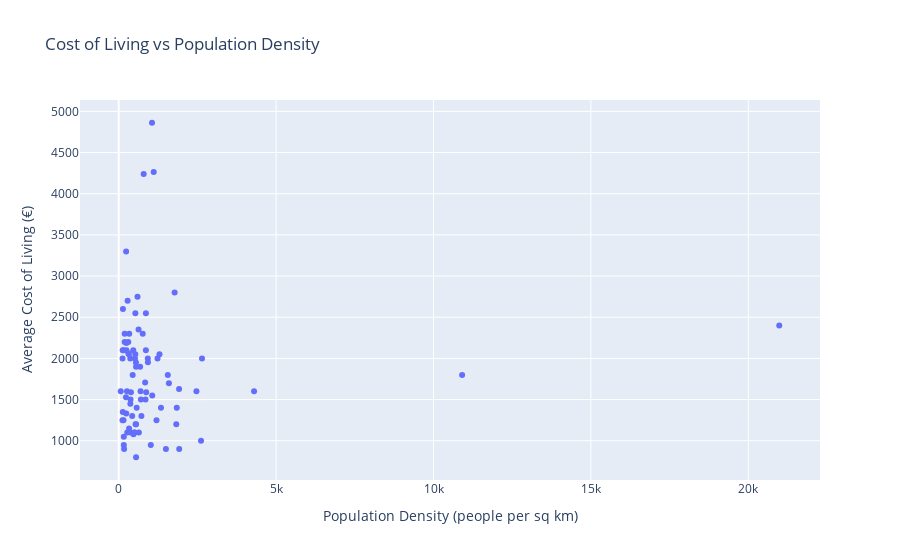

Write notebook code for a chart like this one.
### Markdown cell above
#### 1.5.1 Cost of Living vs Population Density

### Code cell
fig2 = px.scatter(city_data, x='Population Density', y='Average Cost of Living', title ='Cost of Living vs Population Density', labels={'Population Density':'Population Density (people per sq km)', 'Average Cost of Living':'Average Cost of Living (€)'}, hover_name='City', hover_data=['Country'])
fig2.show()

### Figure 1 — Plotly figure (JSON) as saved in the notebook; plotly's stock layout.template omitted (floating-point values rounded to 4 significant figures)
{"data": [{"customdata": [["Austria"], ["Austria"], ["Belgium"], ["Belgium"], ["Belgium"], ["Belgium"], ["Bulgaria"], ["Bulgaria"], ["Croatia"], ["Croatia"], ["Cyprus"], ["Cyprus"], ["Czechia"], ["Czechia"], ["Denmark"], ["Denmark"], ["Estonia"], ["Finland"], ["Finland"], ["France"], ["France"], ["France"], ["Germany"], ["Germany"], ["Germany"], ["Germany"], ["Germany"], ["Germany"], ["Germany"], ["Germany"], ["Germany"], ["Germany"], ["Greece"], ["Greece"], ["Hungary"], ["Hungary"], ["Hungary"], ["Ireland"], ["Ireland"], ["Italy"], ["Italy"], ["Italy"], ["Italy"], ["Italy"], ["Italy"], ["Latvia"], ["Luxembourg"], ["Malta"], ["Netherlands"], ["Netherlands"], ["Netherlands"], ["Netherlands"], ["Netherlands"], ["Norway"], ["Norway"], ["Norway"], ["Poland"], ["Poland"], ["Poland"], ["Portugal"], ["Portugal"], ["Portugal"], ["Portugal"], ["Romania"], ["Slovak Republic"], ["Slovenia"], ["Spain"], ["Spain"], ["Spain"], ["Spain"], ["Spain"], ["Sweden"], ["Sweden"], ["Sweden"], ["Switzerland"], ["Switzerland"], ["Switzerland"], ["Turkiye"], ["Turkiye"], ["United Kingdom"], ["United Kingdom"], ["United Kingdom"], ["United Kingdom"], ["United Kingdom"]], "hovertemplate": "<b>%{hovertext}</b><br><br>Population Density (people per sq km)=%{x}<br>Average Cost of Living (€)=%{y}<br>Country=%{customdata[0]}<extra></extra>", "hovertext": ["Salzburg", "Vienna", "Antwerp", "Bruges", "Brussels", "Gent", "Dobrich", "Sofia", "Split", "Zagreb", "Lefkosia", "Lemesos", "Ostrava", "Prague", "Copenhagen", "Odense", "Tallinn", "Helsinki", "Tampere", "Lyon", "Paris", "Toulouse", "Berlin", "Cologne", "Dresden", "Dusseldorf", "Frankfurt am Main", "Hamburg", "Hanover", "Leipzig", "Munich", "Stuttgart", "Athens", "Thessaloniki", "Budapest", "Debrecen", "Miskolc", "Cork", "Dublin", "Florence", "Milan", "Naples", "Rome", "Turin", "Venice", "Riga", "Luxembourg", "Malta", "Amsterdam", "Eindhoven", "Rotterdam", "The Hague", "Utrecht", "Bergen", "Oslo", "Stavanger", "Cracow", "Lodz", "Warsaw", "Braga", "Coimbra", "Lisbon", "Porto", "Giroc", "Bratislava", "Ljubljana", "Barcelona", "Madrid", "Malaga", "Seville", "Valencia", "Gothenburg", "Malmo", "Stockholm", "Basel", "Geneva", "Zurich", "Adana", "Ankara", "Edinburgh", "Glasgow", "Leeds", "Liverpool", "London"], "legendgroup": "", "marker": {"color": "#636efa", "symbol": "circle"}, "mode": "markers", "name": "", "orientation": "v", "showlegend": false, "type": "scatter", "x": [243.0, 310.0, 928.0, 840.0, 681.0, 552.0, 640.0, 272.0, 120.0, 240.0, 130.0, 190.0, 499.0, 388.0, 598.0, 160.0, 2469.0, 322.0, 65.0, 10910.0, 20980.0, 4300.0, 304.0, 1233.0, 231.0, 1295.0, 631.0, 461.0, 444.0, 263.0, 529.0, 763.0, 1829.0, 381.0, 469.0, 163.0, 172.0, 134.0, 283.0, 429.0, 1595.0, 2615.0, 704.0, 1020.0, 852.0, 152.0, 236.0, 1845.0, 864.0, 551.0, 864.0, 2646.0, 924.0, 126.0, 189.0, 122.0, 376.0, 536.0, 370.0, 501.0, 162.0, 695.0, 1343.0, 1500.0, 1201.0, 1065.0, 1918.0, 873.0, 571.0, 330.0, 722.0, 245.0, 368.0, 334.0, 793.0, 1112.0, 1058.0, 552.0, 1922.0, 527.0, 548.0, 517.0, 1560.0, 1777.0], "xaxis": "x", "y": [2186, 2061, 1953, 1708, 1900, 1200, 1100, 1100, 1250, 1330, 1350, 2300, 1100, 1590, 2750, 2100, 1600, 2050, 1600, 1800, 2400, 1600, 2200, 2000, 1530, 2050, 2350, 2100, 1800, 1600, 2550, 2300, 1200, 1100, 1080, 950, 900, 2600, 2700, 1300, 1700, 1000, 1500, 950, 1500, 1250, 3300, 1400, 2550, 1900, 2100, 2000, 2000, 2100, 2200, 2000, 1500, 1200, 1450, 1100, 1050, 1600, 1400, 900, 1250, 1550, 1630, 1589, 1400, 1150, 1300, 2100, 2000, 2300, 4239, 4263, 4862, 800, 900, 2050, 1950, 2000, 1800, 2800], "yaxis": "y"}], "layout": {"legend": {"tracegroupgap": 0}, "title": {"text": "Cost of Living vs Population Density"}, "xaxis": {"anchor": "y", "domain": [0, 1], "title": {"text": "Population Density (people per sq km)"}}, "yaxis": {"anchor": "x", "domain": [0, 1], "title": {"text": "Average Cost of Living (€)"}}}}
